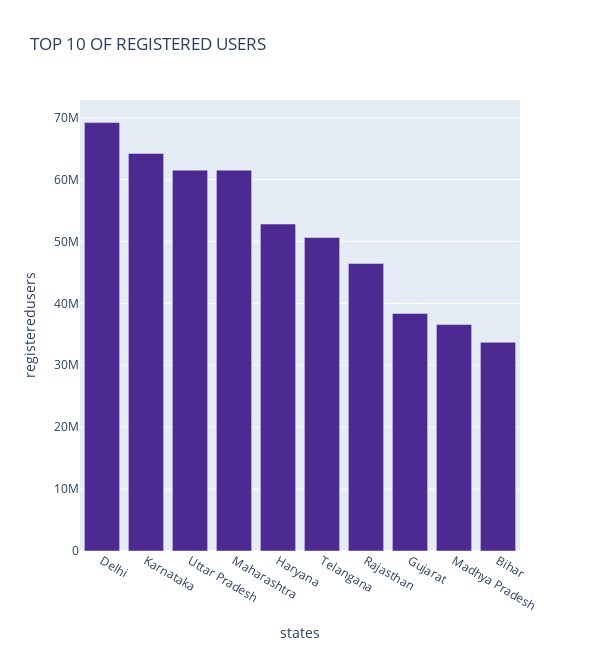
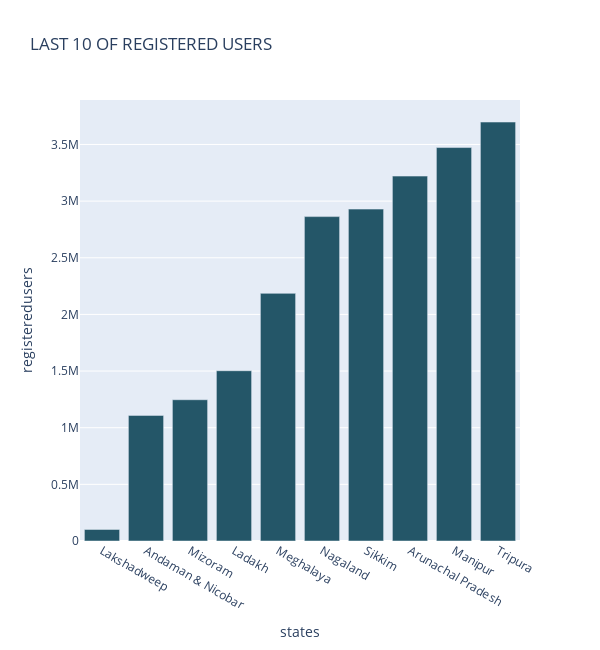
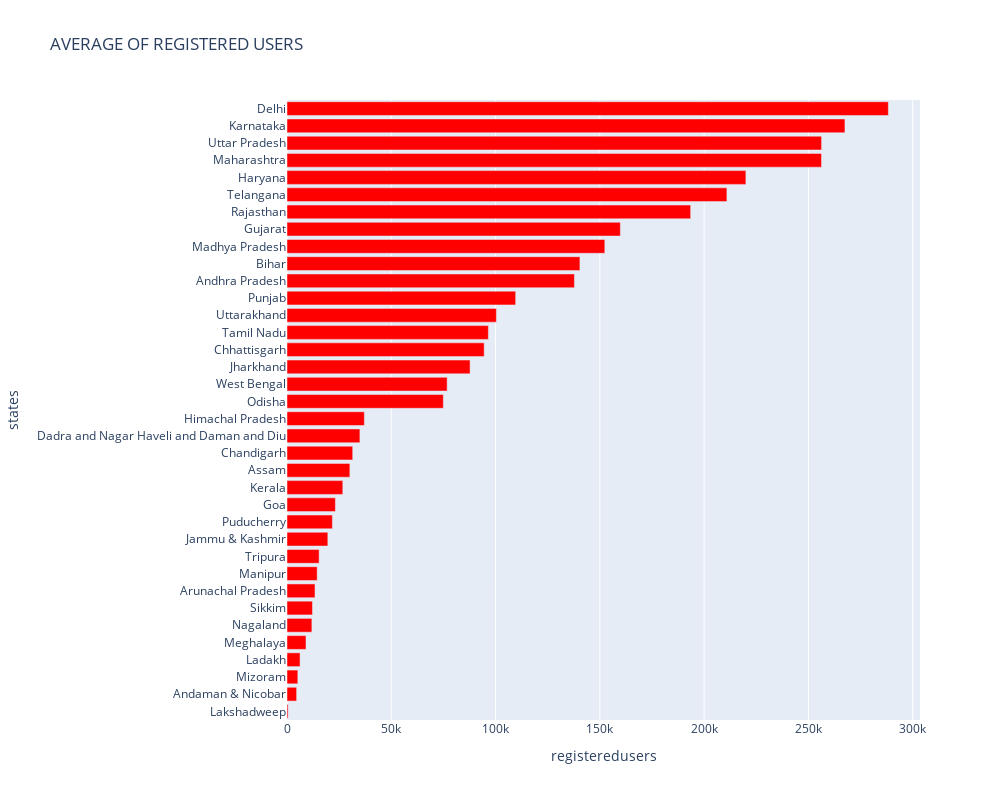

Source (notebook cell) for these figures, in order:
### Code cell
Top_chart_registered_users("top_user")

### Figure 1 — Plotly figure (JSON) as saved in the notebook; plotly's stock layout.template omitted (floating-point values rounded to 4 significant figures)
{"data": [{"alignmentgroup": "True", "hovertemplate": "<b>%{hovertext}</b><br><br>states=%{x}<br>registeredusers=%{y}<extra></extra>", "hovertext": ["Delhi", "Karnataka", "Uttar Pradesh", "Maharashtra", "Haryana", "Telangana", "Rajasthan", "Gujarat", "Madhya Pradesh", "Bihar"], "legendgroup": "", "marker": {"color": "rgb(75, 41, 145)", "pattern": {"shape": ""}}, "name": "", "offsetgroup": "", "orientation": "v", "showlegend": false, "textposition": "auto", "type": "bar", "x": ["Delhi", "Karnataka", "Uttar Pradesh", "Maharashtra", "Haryana", "Telangana", "Rajasthan", "Gujarat", "Madhya Pradesh", "Bihar"], "xaxis": "x", "y": [69199425, 64204131, 61515444, 61510587, 52805806, 50621847, 46449233, 38358097, 36574894, 33706880], "yaxis": "y"}], "layout": {"barmode": "relative", "height": 650, "legend": {"tracegroupgap": 0}, "title": {"text": "TOP 10 OF REGISTERED USERS"}, "width": 600, "xaxis": {"anchor": "y", "domain": [0, 1], "title": {"text": "states"}}, "yaxis": {"anchor": "x", "domain": [0, 1], "title": {"text": "registeredusers"}}}}

### Figure 2 — Plotly figure (JSON) as saved in the notebook; plotly's stock layout.template omitted (floating-point values rounded to 4 significant figures)
{"data": [{"alignmentgroup": "True", "hovertemplate": "<b>%{hovertext}</b><br><br>states=%{x}<br>registeredusers=%{y}<extra></extra>", "hovertext": ["Lakshadweep", "Andaman & Nicobar", "Mizoram", "Ladakh", "Meghalaya", "Nagaland", "Sikkim", "Arunachal Pradesh", "Manipur", "Tripura"], "legendgroup": "", "marker": {"color": "rgb(36, 86, 104)", "pattern": {"shape": ""}}, "name": "", "offsetgroup": "", "orientation": "v", "showlegend": false, "textposition": "auto", "type": "bar", "x": ["Lakshadweep", "Andaman & Nicobar", "Mizoram", "Ladakh", "Meghalaya", "Nagaland", "Sikkim", "Arunachal Pradesh", "Manipur", "Tripura"], "xaxis": "x", "y": [102060, 1108683, 1247017, 1503038, 2185726, 2863196, 2929410, 3220886, 3472831, 3697955], "yaxis": "y"}], "layout": {"barmode": "relative", "height": 650, "legend": {"tracegroupgap": 0}, "title": {"text": "LAST 10 OF REGISTERED USERS"}, "width": 600, "xaxis": {"anchor": "y", "domain": [0, 1], "title": {"text": "states"}}, "yaxis": {"anchor": "x", "domain": [0, 1], "title": {"text": "registeredusers"}}}}

### Figure 3 — Plotly figure (JSON) as saved in the notebook; plotly's stock layout.template omitted (floating-point values rounded to 4 significant figures)
{"data": [{"alignmentgroup": "True", "hovertemplate": "<b>%{hovertext}</b><br><br>registeredusers=%{x}<br>states=%{y}<extra></extra>", "hovertext": ["Lakshadweep", "Andaman & Nicobar", "Mizoram", "Ladakh", "Meghalaya", "Nagaland", "Sikkim", "Arunachal Pradesh", "Manipur", "Tripura", "Jammu & Kashmir", "Puducherry", "Goa", "Kerala", "Assam", "Chandigarh", "Dadra and Nagar Haveli and Daman and Diu", "Himachal Pradesh", "Odisha", "West Bengal", "Jharkhand", "Chhattisgarh", "Tamil Nadu", "Uttarakhand", "Punjab", "Andhra Pradesh", "Bihar", "Madhya Pradesh", "Gujarat", "Rajasthan", "Telangana", "Haryana", "Maharashtra", "Uttar Pradesh", "Karnataka", "Delhi"], "legendgroup": "", "marker": {"color": "rgb(255,0,0)", "pattern": {"shape": ""}}, "name": "", "offsetgroup": "", "orientation": "h", "showlegend": false, "textposition": "auto", "type": "bar", "x": [531.6, 4620.0, 5196.0, 6263.0, 9107.0, 11930.0, 12210.0, 13420.0, 14470.0, 15410.0, 19580.0, 21760.0, 23200.0, 26750.0, 30140.0, 31510.0, 34960.0, 37082, 74950.0, 76790.0, 87780.0, 94540.0, 96550.0, 100400.0, 109600.0, 137800.0, 140400.0, 152400.0, 159800.0, 193500.0, 210900.0, 220000.0, 256300.0, 256300.0, 267500.0, 288300.0], "xaxis": "x", "y": ["Lakshadweep", "Andaman & Nicobar", "Mizoram", "Ladakh", "Meghalaya", "Nagaland", "Sikkim", "Arunachal Pradesh", "Manipur", "Tripura", "Jammu & Kashmir", "Puducherry", "Goa", "Kerala", "Assam", "Chandigarh", "Dadra and Nagar Haveli and Daman and Diu", "Himachal Pradesh", "Odisha", "West Bengal", "Jharkhand", "Chhattisgarh", "Tamil Nadu", "Uttarakhand", "Punjab", "Andhra Pradesh", "Bihar", "Madhya Pradesh", "Gujarat", "Rajasthan", "Telangana", "Haryana", "Maharashtra", "Uttar Pradesh", "Karnataka", "Delhi"], "yaxis": "y"}], "layout": {"barmode": "relative", "height": 800, "legend": {"tracegroupgap": 0}, "title": {"text": "AVERAGE OF REGISTERED USERS"}, "width": 1000, "xaxis": {"anchor": "y", "domain": [0, 1], "title": {"text": "registeredusers"}}, "yaxis": {"anchor": "x", "domain": [0, 1], "title": {"text": "states"}}}}
